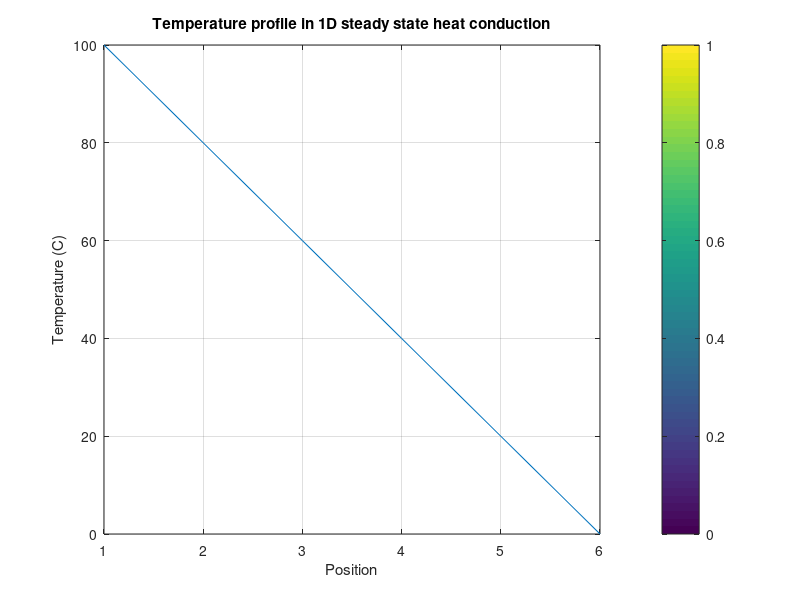

Recreate this plot in MATLAB.
% 1D steady state conduction
% Input parameter
L = 100; %(m)
N = 6; % Number of nodes
dx = L/(N-1); %distance between consecutive nodes
tol = 1e-4;

% Domain discretization
T_new = zeros(N,1); %Initialising the domain

x = linspace(0,L,N);

%BC
for i=1:N
    T_new(1,1)=100;
end

%Main Loop - Logic
error = 1;iter = 0;
while(error>tol)
    iter = iter + 1;
    T = T_new;
    for i = 2:N-1
        T_new(i) = (T(i+1)+T(i-1))/2;
    end
    error = max(max(abs(T-T_new)));
    figure(2);

    %plotting
    plot(T_new); shading flat; colorbar;
    xlabel('Position');
    ylabel('Temperature (C)');
    title('Temperature profile in 1D steady state heat conduction');
    grid on;
end


